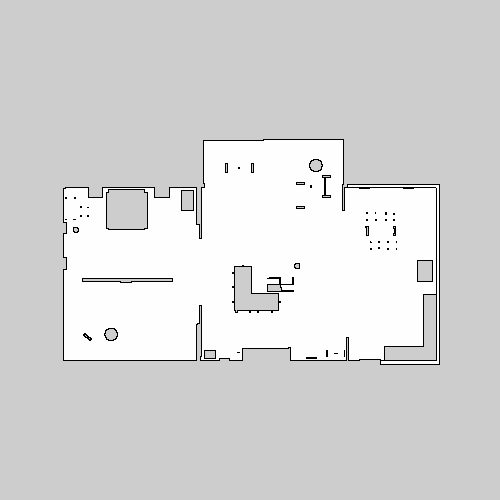
#> input picture ros_ws/src/room_segmentation/apartment.pgm, 500 x 500 px
$ python -i room_segmentation.py   (imports and definitions only)   (older library calls are emulated)
#> lines starting #> are read from the running program, lines starting #| are printed output that depends on the picture; after the words box and inside, x2 and y2 are one past the last pixel; in counts of white or black regions, pixels touching at a corner belong together
#> further down, picture is the input picture: shape (500, 500, 3); min 0, max 254, mean 214.5
from random import randint
from typing import List, Optional, Tuple

import cv2
import numpy as np
from skimage.transform import resize


def room_segmentation(
    input: cv2.typing.MatLike,
    blur: int = 11,
    noise_removal_threshold: int = 25,
    mask_background: bool = True,
    threshold_min: float = 0.2,
    threshold_max=1.0,
    working_size: int = 500,
    min_room_area: int = -1,
) -> np.ndarray:
    """
    room_segementation uses watershed segmentation and distance
    transforms to try to identify what constitutes a "room". While
    not perfect, and needing some adjustment for images, it
    Accepts an image (and some configuration options) and ultimately

    """
#> called with blur = 11, noise_removal_threshold = 25, mask_background = True, threshold_min = 0.2, threshold_max = 1, working_size = 500, min_room_area = -1

    # Create a clone of inpu to work with without affecting the
    # original
    img = input.copy()

    # First we convert the image to grayscal if it is not already,
    # and then resize to WORKING_SIZE tall while keeping aspect
    # ratio
    if len(img.shape) == 3:
        img = cv2.cvtColor(img, cv2.COLOR_BGR2GRAY)

    # Resize to a constant size to work with. Note we'll have to resize
    # back to the caller, especially since we expect pixels to represent
    # real world dimensions.
    height, width = img.shape
#> height = 500; width = 500
    img = cv2.resize(
        img, (working_size, int(working_size * img.shape[0] / img.shape[1]))
    )

    # Once we have the resized image, we blur it
    blurred = cv2.GaussianBlur(img, (blur, blur), 0)

    _, img_threshold = cv2.threshold(
        blurred, 0, 255, cv2.THRESH_BINARY_INV + cv2.THRESH_OTSU
    )
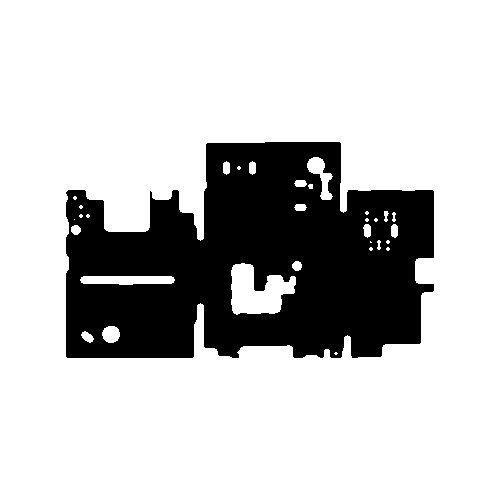
#> img_threshold: shape (500, 500); 77.3% white; 1 black region, box (x1, y1, x2, y2) and area: (66, 142, 434, 358) 56731

    # Take the contours of the image to find the overarching room
    # outline. We use the mask to isolate the room from surrounding area.
    if mask_background:
        mask = np.zeros_like(img)
        contours, _ = cv2.findContours(
            img_threshold, cv2.RETR_EXTERNAL, cv2.CHAIN_APPROX_SIMPLE
        )
#> contours = [[[0, 0], [0, 499], [499, 499], [499, 0]]]
        for contour in contours:
            area = cv2.contourArea(contour)
            if area > noise_removal_threshold:
                cv2.fillPoly(mask, [contour], 255)
#> this loop made 1 pass
#> (contour, area) on pass 1: ([[0, 0], [0, 499], [499, 499], [499, 0]], 249001)
#> mask: shape (500, 500); every value is 255

        # Finally, mask out the background
        img[mask == 0] = 0

    # Calculate the Laplacian and sharpen the image
    kernel = np.array([[1, 1, 1], [1, -8, 1], [1, 1, 1]], dtype=np.float32)
    laplacian = cv2.filter2D(img, cv2.CV_32F, kernel)
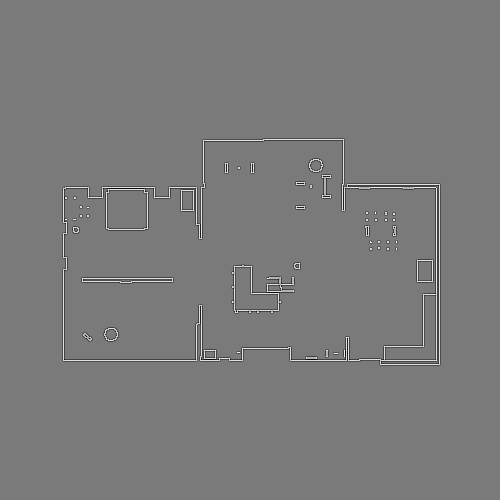
#> laplacian: shape (500, 500) float32; min -1640, max 1778, mean 0; drawn with min black and max white
    # We need to convert the image to float32 for this step
    img = np.float32(img) - laplacian
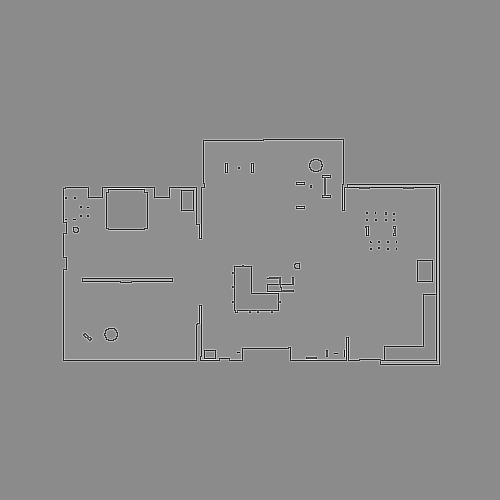
#> img: shape (500, 500) float32; min -1778, max 1845, mean 214.5; drawn with min black and max white

    # Convert back to 8bits gray scale for the next steps
    img = np.clip(img, 0, 255)
    img = img.astype("uint8")

    # Create a binary threshold of the image
    _, binary_threshold = cv2.threshold(
        img, 40, 255, cv2.THRESH_BINARY | cv2.THRESH_OTSU
    )
#> binary_threshold: shape (500, 500); 98.6% white; black in thin lines or dots, all inside (x1, y1, x2, y2) = (63, 139, 440, 365)

    # Perform our distance transform
    distance = cv2.distanceTransform(binary_threshold, cv2.DIST_L2, 3)

    # Normalize our distances for the range {0.0, 1.0}
    cv2.normalize(distance, distance, 0, 1.0, cv2.NORM_MINMAX)
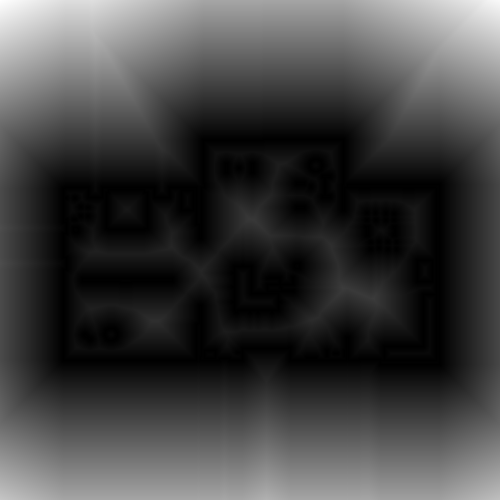
#> distance: shape (500, 500) float32; min 0, max 1, mean 0.261

    # Threshold the distance image for additional morpholgical operations
    _, distance_thresholded = cv2.threshold(distance, 0.2, 1.0, cv2.THRESH_BINARY)
#> distance_thresholded: shape (500, 500) float32; values 0 (black) and 1 (white), 49.1% white; 3 white regions, box (x1, y1, x2, y2) and area: (0, 0, 500, 500) 122124, (333, 277, 380, 307) 584, (245, 213, 262, 228) 129

    # Dilate our image to increase the marker size
    kernel = np.ones((3, 3), dtype=np.uint8)
    dilated = cv2.dilate(distance_thresholded, kernel)
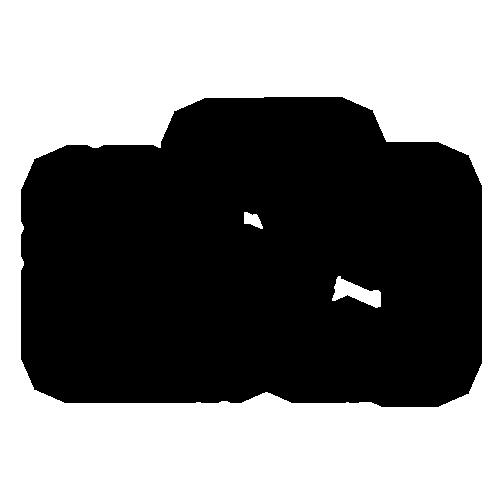
#> dilated: shape (500, 500) float32; values 0 (black) and 1 (white), 49.9% white; 3 white regions, box (x1, y1, x2, y2) and area: (0, 0, 500, 500) 123726, (332, 276, 381, 308) 762, (244, 212, 263, 229) 199

    # Find markers via contours
    contours, _ = cv2.findContours(
        dilated.astype("uint8"), cv2.RETR_EXTERNAL, cv2.CHAIN_APPROX_SIMPLE
    )

    # Create our marker image for the watershed algorithm
    markers = np.zeros_like(dilated, dtype=np.int32)

    for index, contour in enumerate(contours):
        cv2.drawContours(markers, contours, index, color=(index + 1), thickness=-1)
#> this loop made 1 pass
#> contour on pass 1: [[0, 0], [0, 499], [499, 499], [499, 0]]
#> markers: shape (500, 500) int32; every value is 1

    # Draw our background marker to separate background
    cv2.circle(markers, (5, 5), 3, (255, 255, 255), -1)
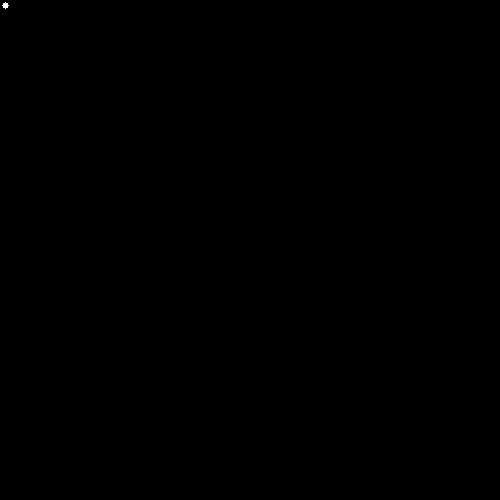
#> markers: shape (500, 500) int32; values 1 (black) and 255 (white), 0.01% white; 1 white region, box (x1, y1, x2, y2) and area: (2, 2, 9, 9) 29

    # Finally, perfrom our watershed algorithm
    cv2.watershed(cv2.cvtColor(img, cv2.COLOR_GRAY2BGR), markers)

    # Now that we have our marker image, we need to resize back
    # to our original height and width with the sklearn resize
    # since we want to resize in a segmentation label-friendly
    # way.
    markers = resize(
        markers, (height, width), order=0, preserve_range=True, anti_aliasing=False
    )
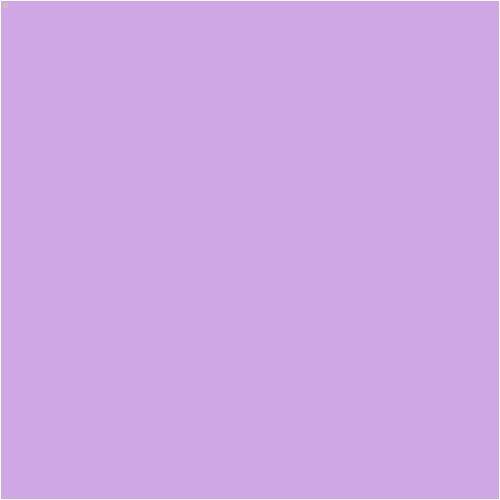
#> markers: shape (500, 500) int32; 3 distinct labels, from -1 to 255; one colour per label, 0 black, -1 white

    # If we have a minimum room area, we'll threshold the markers
    # to eliminate small rooms based on the area provided room
    # and set it to the most common surrounding room. If the option
    # is set to -1 then we skip this step.
    if min_room_area > 0:
        markers = threshold_zones(markers, min_area=min_room_area)

    return markers


# [128 lines left out: functions colorize_zones, threshold_zones, not called in this run]

>>> import cv2
>>> picture = cv2.imread('apartment.pgm')
>>> result = room_segmentation(picture)

$ run again, on ros_ws/src/room_segmentation/house.pgm
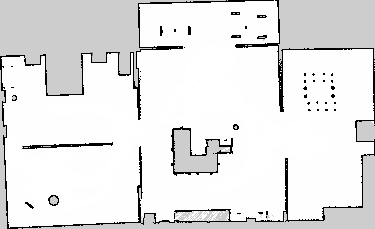
#> input picture ros_ws/src/room_segmentation/house.pgm, 375 x 229 px
#> picture is the input picture: shape (229, 375, 3); min 0, max 255, mean 230
#> in room_segmentation, `_, img_threshold = cv2.threshold( blurred, 0, 255, cv2.THRESH_BINARY_I..`:
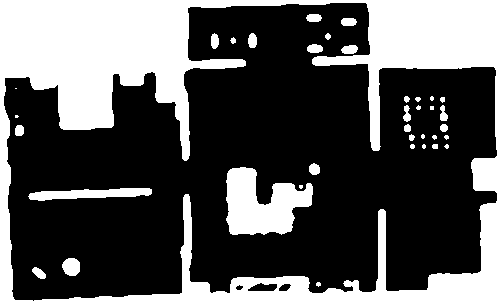
#> img_threshold: shape (305, 500); 34.3% white; 37 white regions (12 under 20 px), largest, box (x1, y1, x2, y2) and area: (0, 0, 500, 305) 45540, (226, 167, 313, 235) 3790, (28, 188, 152, 201) 1008
#> in room_segmentation, `contours, _ = cv2.findContours( img_threshold, cv2.RETR_EXTERNAL, cv2...`: contours = [[[0, 0], [0, 304], [499, 304], [499, 0]]]
#> the loop in room_segmentation, `for contour in contours:` made 1 pass
#> (contour, area) on pass 1: ([[0, 0], [0, 304], [499, 304], [499, 0]], 151696)
#> binary_threshold: shape (305, 500); 94.8% white; 90 black regions (71 under 20 px), largest, box (x1, y1, x2, y2) and area: (0, 0, 500, 305) 5714, (228, 167, 311, 235) 812, (29, 189, 151, 199) 432
#> distance_thresholded: shape (305, 500) float32; values 0 (black) and 1 (white), 41.1% white; 12 white regions (6 under 20 px), largest, box (x1, y1, x2, y2) and area: (21, 19, 467, 284) 44691, (0, 0, 170, 110) 10368, (388, 0, 500, 49) 5379, (449, 81, 482, 150) 1344, (443, 277, 500, 305) 728, (223, 20, 246, 25) 61
#> dilated: shape (305, 500) float32; values 0 (black) and 1 (white), 43.8% white; 10 white regions (1 under 20 px)
#> in room_segmentation, `contours, _ = cv2.findContours( dilated.astype("uint8"), cv2.RETR_EXTE..`: contours = 10 contours, 3 with area under 20; largest, box (x1, y1, x2, y2) and area: (20, 18, 468, 285) 55738, (0, 0, 171, 111) 10472, (387, 0, 500, 50) 5386, (448, 80, 483, 151) 1481, (442, 276, 500, 305) 736, (222, 19, 247, 26) 98, (392, 82, 401, 89) 32
#> the loop in room_segmentation, `for index, contour in enumerate(contours):` made 10 passes
#> contour on pass 3: [[423, 82], [423, 84], [426, 84], [426, 82]]
#> in room_segmentation, `markers = resize( markers, (height, width), order=0, preserve_range=Tr..`:
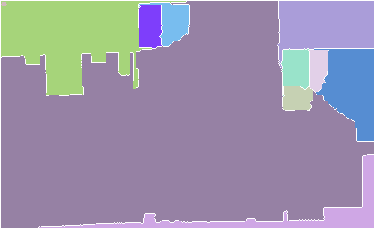
#> markers: shape (229, 375) int32; 12 distinct labels, from -1 to 255; one colour per label, 0 black, -1 white
